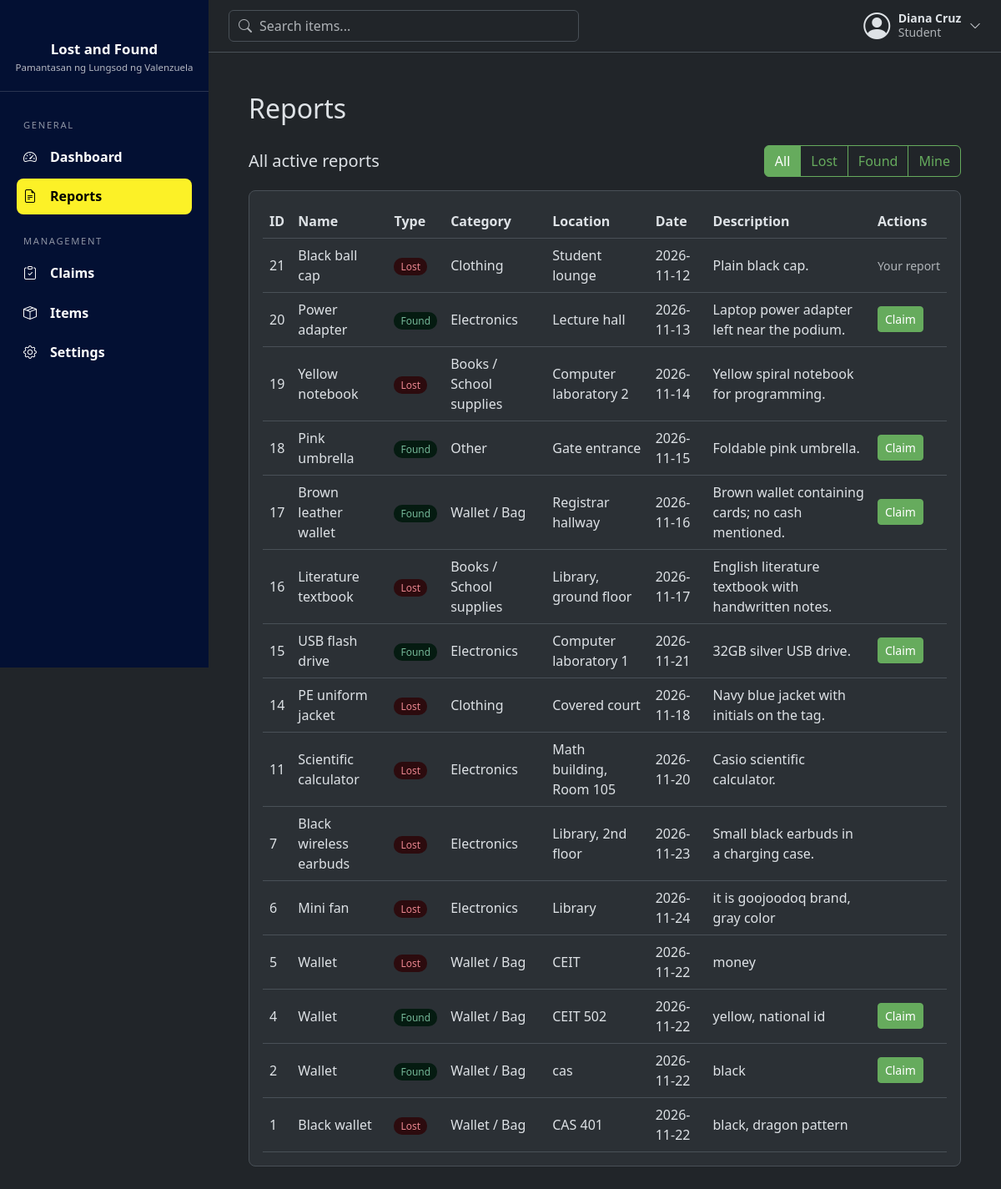
Screenshot of /reports (signed in) with the database file from the repository.
### tables this page shows
CREATE TABLE users (
            id INTEGER PRIMARY KEY AUTOINCREMENT,
            full_name TEXT NOT NULL,
            email TEXT NOT NULL UNIQUE,
            password TEXT NOT NULL,
            role TEXT NOT NULL DEFAULT 'Student'
                CHECK(role IN ('Student', 'Faculty', 'Admin'))
        , is_active INTEGER NOT NULL DEFAULT 1);

CREATE TABLE items (
            item_id INTEGER PRIMARY KEY AUTOINCREMENT,
            user_id INTEGER NOT NULL,
            name TEXT NOT NULL,
            category TEXT NOT NULL,
            description TEXT,
            location TEXT NOT NULL,
            item_status TEXT NOT NULL
                CHECK(item_status IN ('Lost', 'Found')),
            status TEXT NOT NULL DEFAULT 'Active'
                CHECK(status IN ('Active', 'Claimed', 'Returned', 'Removed')),
            date_reported DATE NOT NULL DEFAULT CURRENT_DATE,

            FOREIGN KEY (user_id) REFERENCES users (id)
        );

### routes/shared_routes.py (the view, shortened to what this page needs)
@bp.route("/reports")
@login_required
def reports():
    q = " ".join(request.args.get("q", "").split())      # text typed in the top bar search
    kind = request.args.get("type", "")                  # "Lost", "Found", "Mine", or anything else = all
    results = item_model.search(q, include_all=session["role"] == "Admin")   # empty q = everything                      # empty q = everything
    counts = {"All": len(results),
              "Lost": sum(1 for r in results if r["item_status"] == "Lost"),
              "Found": sum(1 for r in results if r["item_status"] == "Found")}
    if kind in ("Lost", "Found"):
        results = [r for r in results if r["item_status"] == kind]
    else:
        kind = "All"
    return render_template("reports.html", q=q, kind=kind, counts=counts, results=results)

### database/connection.py (called while the page is built)
def get_db():
    if "db" not in g:
        g.db = sqlite3.connect(current_app.config["DATABASE"])
        g.db.row_factory = sqlite3.Row
        g.db.execute("PRAGMA foreign_keys = ON")
    return g.db

### models/item_model.py (called while the page is built)
def search(text, include_all=False):
    like = f"%{text}%"
    where = "" if include_all else "status = 'Active' AND "
    return get_db().execute(
        "SELECT * FROM items WHERE " + where +
        "(name LIKE ? OR category LIKE ? OR location LIKE ? OR description LIKE ?) "
        "ORDER BY item_id DESC",
        (like, like, like, like),
    ).fetchall()

### models/user_model.py (called while the page is built)
def get_by_id(user_id):
    return get_db().execute("SELECT * FROM users WHERE id = ?", (user_id,)).fetchone()

### routes/utils.py (called while the page is built)
def login_required(view):
    @wraps(view)
    def wrapped(*args, **kwargs):
        if "user_id" not in session:
            flash("Please log in first.", "warning")
            return redirect(url_for("auth.login"))
        user = user_model.get_by_id(session["user_id"])
        if user is None or not user["is_active"]:
            session.clear()
            flash("Your account is no longer active. Please contact an administrator.", "warning")
            return redirect(url_for("auth.login"))
        return view(*args, **kwargs)
    return wrapped

### templates/reports.html (shortened to what this page needs)
{% extends "base.html" %}
{% block content %}
<h2 class="mb-4">Reports</h2>
<div class="d-flex justify-content-between align-items-center flex-wrap gap-2 mb-3">
  <h5 class="mb-0">
    {% if q %}Results for "{{ q }}"
    {% elif kind == "Mine" %}My reports and claims
    {% elif session.role == "Admin" %}All reports
    {% else %}All active reports{% endif %}
  </h5>
  <div class="btn-group" role="group">
    <a class="btn btn-outline-primary {{ 'active' if kind == 'All' }}" href="{{ url_for('shared.reports', q=q) }}">All</a>
    <a class="btn btn-outline-primary {{ 'active' if kind == 'Lost' }}" href="{{ url_for('shared.reports', q=q, type='Lost') }}">Lost</a>
    <a class="btn btn-outline-primary {{ 'active' if kind == 'Found' }}" href="{{ url_for('shared.reports', q=q, type='Found') }}">Found</a>
    {% if session.role != "Admin" %}
    <a class="btn btn-outline-primary {{ 'active' if kind == 'Mine' }}" href="{{ url_for('shared.reports', q=q, type='Mine') }}">Mine</a>
    {% endif %}
  </div>
</div>
{% if kind == "Mine" %}
  <h6 class="mb-2">My Reports</h6>
  <div class="dash-section">
    {% if my_reports %}
    <table>
      <tr><th>ID</th><th>Name</th><th>Type</th><th>Category</th><th>Location</th><th>Date</th><th>Status</th></tr>
      {% for item in my_reports %}
      <tr>
        <td>{{ item["item_id"] }}</td>
        <td>{{ item["name"] }}</td>
        <td><span class="dash-badge {{ item['item_status'] }}">{{ item["item_status"] }}</span></td>
        <td>{{ item["category"] }}</td>
        <td>{{ item["location"] }}</td>
        <td>{{ item["date_reported"] }}</td>
        <td>{{ item["status"] }}</td>
      </tr>
      {% endfor %}
    </table>
    {% else %}
    <p class="dash-empty mb-0">{% if q %}None of your reports match "{{ q }}".{% else %}You haven't reported any items yet.{% endif %}</p>
    {% endif %}
  </div>
  <h6 class="mb-2">My Claims</h6>
  <div class="dash-section">
    {% if my_claims %}
    <table>
      <tr><th>Item</th><th>Date</th><th>Proof</th><th>Status</th><th>Admin message</th></tr>
      {% for c in my_claims %}
      <tr>
        <td>{{ c["item_name"] }}</td>
        <td>{{ c["claim_date"] }}</td>
        <td>{{ c["proof_description"] }}</td>
        <td><span class="dash-badge {{ c['claim_status'] }}">{{ c["claim_status"] }}</span></td>
        <td>{{ c["admin_note"] or "-" }}</td>
      </tr>
      {% endfor %}
    </table>
    {% else %}
    <p class="dash-empty mb-0">{% if q %}None of your claims match "{{ q }}".{% else %}You haven't made any claims yet.{% endif %}</p>
    {% endif %}
  </div>
{% else %}
  <div class="dash-section">
    {% if results %}
    <table>
      <tr>
        <th>ID</th><th>Name</th><th>Type</th><th>Category</th><th>Location</th><th>Date</th><th>Description</th>
        {% if session.role == "Admin" %}<th>Status</th>{% else %}<th>Actions</th>{% endif %}
      </tr>
      {% for item in results %}
      <tr>
        <td>{{ item["item_id"] }}</td>
        <td>{{ item["name"] }}</td>
        <td><span class="dash-badge {{ item['item_status'] }}">{{ item["item_status"] }}</span></td>
        <td>{{ item["category"] }}</td>
        <td>{{ item["location"] }}</td>
        <td>{{ item["date_reported"] }}</td>
        <td>{{ item["description"] }}</td>
        {% if session.role == "Admin" %}
        <td>{{ item["status"] }}</td>
        {% else %}
        <td class="text-nowrap">
          {% if item["user_id"] == session.user_id %}<span class="text-body-secondary small">Your report</span>
          {% elif item["item_status"] == "Found" %}
          <a class="btn btn-sm btn-primary" href="{{ url_for('user.claims', item_id=item['item_id']) }}">Claim</a>
          {% endif %}
        </td>
        {% endif %}
      </tr>
      {% endfor %}
    </table>
    {% else %}
    <p class="dash-empty mb-0">
      {% if q %}No {{ kind|lower if kind != "All" else "active" }} reports match "{{ q }}".
      {% else %}No {{ kind|lower if kind != "All" else "active" }} reports yet.{% endif %}
    </p>
    {% endif %}
  </div>
{% endif %}
{% endblock %}

### templates/base.html (shortened to what this page needs)
<!doctype html>
<html lang="en" data-bs-theme="dark">
<head>
  <link href="https://cdn.jsdelivr.net/npm/bootstrap@5.3.3/dist/css/bootstrap.min.css" rel="stylesheet">
  <link href="https://cdn.jsdelivr.net/npm/bootstrap-icons@1.11.3/font/bootstrap-icons.min.css" rel="stylesheet">
  <link href="{{ url_for('static', filename='css/style.css') }}" rel="stylesheet">
</head>
<body>
{% block body %}
<div class="app-shell d-flex">
    <aside class="sidebar offcanvas-md offcanvas-start" id="sidebar" tabindex="-1">
    <div class="sidebar-brand">
      <div class="sidebar-title">Lost and Found</div>
      <div class="sidebar-subtitle">Pamantasan ng Lungsod ng Valenzuela</div>
    </div>
    <nav class="sidebar-nav">
      {% if session.role == 'Admin' %}
        {% include "partials/sidebar_admin.html" %}
      {% else %}
        {% include "partials/sidebar_user.html" %}
      {% endif %}
    </nav>
  </aside>
  <div class="main-col flex-grow-1">
    <header class="topbar d-flex align-items-center justify-content-between gap-3">
      <form class="topbar-search" action="{{ url_for('shared.reports') }}" method="get" role="search">
        <input class="form-control" type="search" name="q" maxlength="100" placeholder="Search items..."
               value="{{ request.args.get('q', '') if request.endpoint == 'shared.reports' }}">
      </form>
      <div class="dropdown">
        <button class="user-menu-btn" type="button" data-bs-toggle="dropdown" aria-expanded="false">
          <i class="bi bi-person-circle fs-2"></i>
          <span class="d-none d-sm-block">
            <span class="d-block fw-semibold small">{{ session.full_name }}</span>
            <span class="d-block small text-body-secondary">{{ session.role }}</span>
          </span>
          <i class="bi bi-chevron-down small"></i>
        </button>
      </div>
    </header>
    <main class="p-3 p-md-5">
      {% block content %}{% endblock %}
    </main>
  </div>
</div>
{% endblock %}
</body>
</html>

### static/css/style.css (style rules this page uses)
.app-shell { min-height: 100vh; }
.app-shell > .main-col { min-width: 0; }
.btn-primary { --bs-btn-color: #ffffff; --bs-btn-bg: #66ab5d; --bs-btn-border-color: #66ab5d; --bs-btn-hover-color: #ffffff; --bs-btn-hover-bg: #5a9a52; --bs-btn-hover-border-color: #5a9a52; --bs-btn-active-color: #ffffff; --bs-btn-active-bg: #4f8948; --bs-btn-active-border-color: #4f8948; --bs-btn-focus-shadow-rgb: 102, 171, 93; --bs-btn-disabled-color: #ffffff; --bs-btn-disabled-bg: #66ab5d; --bs-btn-disabled-border-color: #66ab5d; }
.btn-outline-primary { --bs-btn-color: #66AB5D; --bs-btn-border-color: #66AB5D; --bs-btn-hover-color: #fff; --bs-btn-hover-bg: #66AB5D; --bs-btn-hover-border-color: #66AB5D; --bs-btn-active-color: #fff; --bs-btn-active-bg: #66AB5D; --bs-btn-active-border-color: #66AB5D; --bs-btn-focus-shadow-rgb: 102, 171, 93; }
.sidebar { --bs-offcanvas-width: 250px; width: 250px; min-width: 250px; color: #fff; overflow-y: auto; }
.sidebar { background: #031033 !important; }
@media (min-width: 768px) { .sidebar { position: sticky; top: 0; height: 100vh; align-self: flex-start; } }
.sidebar-brand { padding: 2rem 1rem 1.25rem; text-align: center; border-bottom: 1px solid rgba(255, 255, 255, 0.15); }
.sidebar-title { margin-top: 0.9rem; font-size: 1.05rem; font-weight: 600; }
.sidebar-subtitle { font-size: 0.72rem; color: rgba(255, 255, 255, 0.7); }
.sidebar-nav { padding: 0.5rem 1.25rem 1.5rem; }
.topbar { position: sticky; top: 0; z-index: 1020; padding: 0.75rem 1.5rem; background: var(--bs-body-bg); border-bottom: 1px solid var(--bs-border-color); }
.topbar-search { position: relative; flex: 1; max-width: 420px; }
.topbar-search input { padding-left: 2.25rem; }
.user-menu-btn { display: flex; align-items: center; gap: 0.6rem; padding: 0; border: 0; background: none; color: var(--bs-body-color); text-align: left; line-height: 1.2; }
.dash-section { padding: 16px; margin-bottom: 24px; overflow-x: auto; border-radius: 8px; background: var(--bs-tertiary-bg); border: 1px solid var(--bs-border-color); }
.dash-section table { width: 100%; border-collapse: collapse; }
.dash-section th, .dash-section td { text-align: left; padding: 8px; border-bottom: 1px solid var(--bs-border-color); }
.dash-badge { padding: 2px 8px; border-radius: 10px; font-size: 12px; background: var(--bs-secondary-bg); color: var(--bs-body-color); }
.dash-badge.Lost, .dash-badge.Rejected { background: var(--bs-danger-bg-subtle); color: var(--bs-danger-text-emphasis); }
.dash-badge.Found, .dash-badge.Approved { background: var(--bs-success-bg-subtle); color: var(--bs-success-text-emphasis); }

### rows the page displays
users: full_name "Diana Cruz", role "Student"
items: item_id "21", name "Black ball cap", item_status "Lost", category "Clothing", location "Student lounge", date_reported "2026-11-12", description "Plain black cap.", shows "Your report"
items: item_id "20", name "Power adapter", item_status "Found", category "Electronics", location "Lecture hall", date_reported "2026-11-13", description "Laptop power adapter left near the podium."
items: item_id "19", name "Yellow notebook", item_status "Lost", category "Books / School supplies", location "Computer laboratory 2", date_reported "2026-11-14", description "Yellow spiral notebook for programming."
items: item_id "18", name "Pink umbrella", item_status "Found", category "Other", location "Gate entrance", date_reported "2026-11-15", description "Foldable pink umbrella."
items: item_id "17", name "Brown leather wallet", item_status "Found", category "Wallet / Bag", location "Registrar hallway", date_reported "2026-11-16", description "Brown wallet containing cards; no cash mentioned."
items: item_id "16", name "Literature textbook", item_status "Lost", category "Books / School supplies", location "Library, ground floor", date_reported "2026-11-17", description "English literature textbook with handwritten notes."
items: item_id "15", name "USB flash drive", item_status "Found", category "Electronics", location "Computer laboratory 1", date_reported "2026-11-21", description "32GB silver USB drive."
items: item_id "14", name "PE uniform jacket", item_status "Lost", category "Clothing", location "Covered court", date_reported "2026-11-18", description "Navy blue jacket with initials on the tag."
items: item_id "11", name "Scientific calculator", item_status "Lost", category "Electronics", location "Math building, Room 105", date_reported "2026-11-20", description "Casio scientific calculator."
items: item_id "7", name "Black wireless earbuds", item_status "Lost", category "Electronics", location "Library, 2nd floor", date_reported "2026-11-23", description "Small black earbuds in a charging case."
items: item_id "6", name "Mini fan", item_status "Lost", category "Electronics", location "Library", date_reported "2026-11-24", description "it is goojoodoq brand, gray color"
items: item_id "5", name "Wallet", item_status "Lost", category "Wallet / Bag", location "CEIT", date_reported "2026-11-22", description "money"
items: item_id "4", name "Wallet", item_status "Found", category "Wallet / Bag", location "CEIT 502", date_reported "2026-11-22", description "yellow, national id"
items: item_id "2", name "Wallet", item_status "Found", category "Wallet / Bag", location "cas", date_reported "2026-11-22", description "black"
items: item_id "1", name "Black wallet", item_status "Lost", category "Wallet / Bag", location "CAS 401", date_reported "2026-11-22", description "black, dragon pattern"
